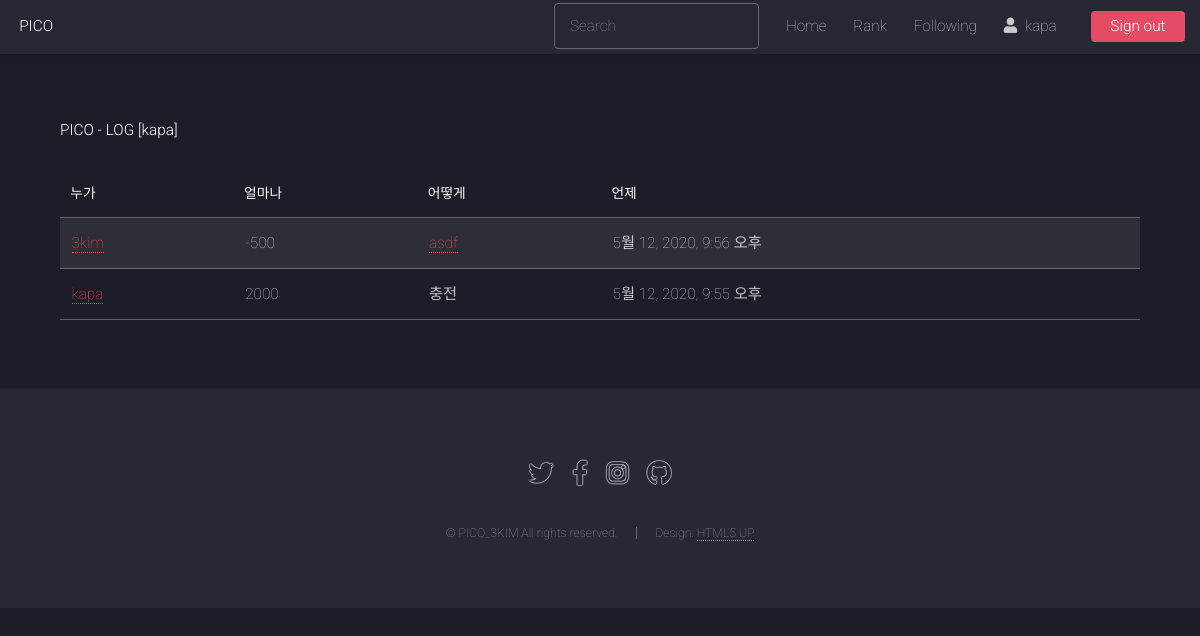
Page /log/user/kapa (signed in) on the earlier database version.
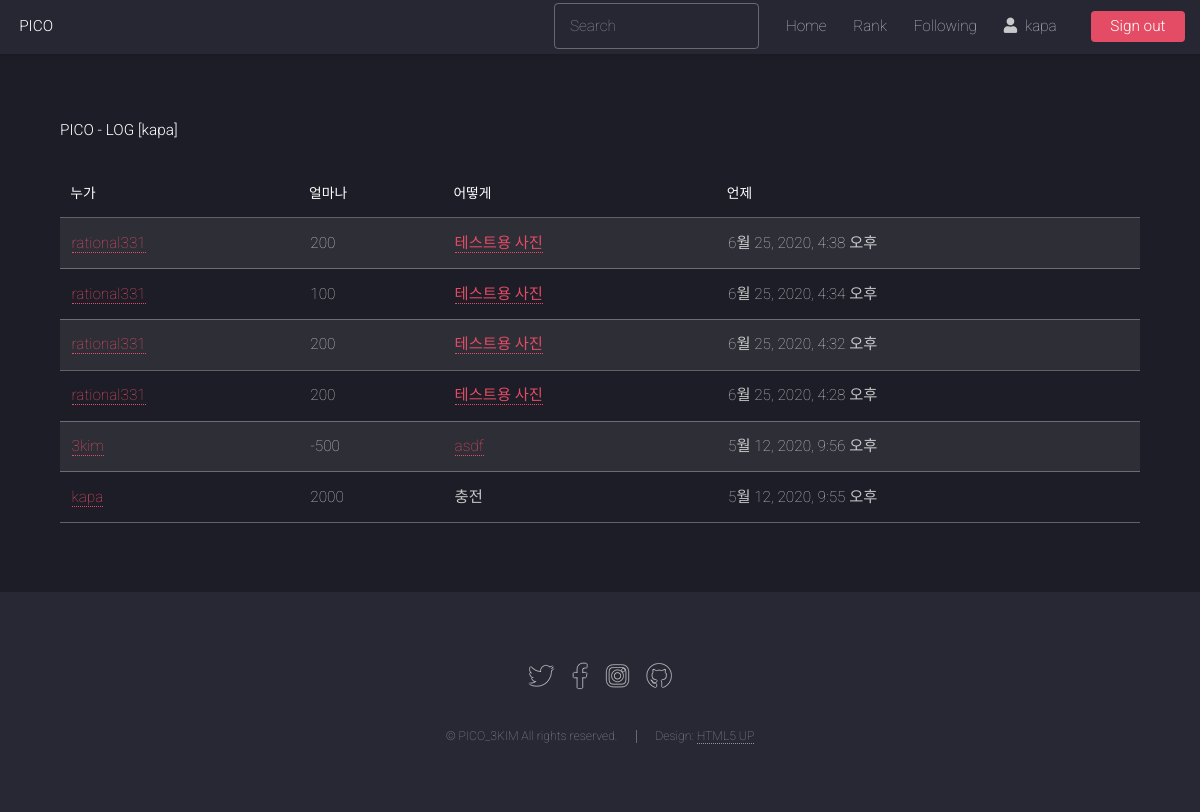
Same page on the later database version.
### core/models.py (models this page shows, shortened)
class ProfilePicoInfoLog(models.Model):
    profile = models.ForeignKey(Profile, on_delete=models.CASCADE, verbose_name='PROFILE')
    donator = models.ForeignKey(User, on_delete=models.DO_NOTHING, verbose_name='DONATOR', null=True)
    PICOIN = models.IntegerField(default=0, verbose_name='PICOIN')
    where = models.ForeignKey(Photo, on_delete=models.PROTECT, verbose_name='WHERE', null=True)
    donate_dt = models.DateTimeField('Donation Datetime', auto_now_add=True, null=True)
    class Meta:
        ordering = ('-donate_dt', )

### photo/models.py (models this page shows, shortened)
class Photo(models.Model):
    title = models.CharField('TITLE', max_length=30)
    description = models.TextField('Photo Description', blank=True)
    tags = TaggableManager(blank=True)
    PICOIN = models.PositiveIntegerField(default=0, verbose_name='PICOIN')
    image = models.ImageField('IMAGE', upload_to='SorlPhoto/%Y')
    upload_dt = models.DateTimeField('Upload Date', auto_now_add=True)
    owner = models.ForeignKey(User, on_delete=models.CASCADE, verbose_name='OWNER', blank=True, null=True)
    def __str__(self):
        return self.title

### core/views.py (the view)
# urls.py: path('log/user/<str:username>', MyPicoLog.as_view(), name='mypicolog'),
class MyPicoLog(LoginRequiredMixin, TemplateView):
    template_name = 'mypicolog.html'
    def get(self, request, username):
        user = None
        try:
            user = User.objects.get(username=username)
        except:
            raise Http404()
        if(request.user.username != username):
            return self.handle_no_permission()
        profile = user.profile
        logging = ProfilePicoInfoLog.objects.filter(profile=profile,)
        return render(request, 'mypicolog.html', {'object_list': logging})

### templates/mypicolog.html (shortened to what this page needs)
{% extends "base.html" %}
{% load widget_tweaks %}
{% block content %}
<h1>PICO - LOG [{{ request.user.username }}]</h1>
<br>
<table class="table table-bordered table-condensed table-striped">
    <thead>
        <tr class="table-primary">
            <th>누가</th>
            <th>얼마나</th>
            <th>어떻게</th>
            <th>언제</th>
        </tr>
    </thead>
    <tbody>
        {% for item in object_list %}
        <tr class="table-secondary">
            <td><a href="{% url 'profile' item.donator.username %}">{{ item.donator }}</a></td>
            <td>{{ item.PICOIN }}</td>
            {% if item.where %}
            <td><a href="{% url 'photo:photo_detail' item.where.id %}">{{ item.where }}</a></td>
            {% else %}
            <td>충전</td>
            {% endif %}
            <td>{{ item.donate_dt }}</td>
        </tr>
        {% endfor %}
    </tbody>
</table>
{% endblock %}

Differences in the rows shown:
added ProfilePicoInfoLog: donator "rational331", PICOIN "200", where "테스트용 사진", donate_dt "6월 25, 2020, 4:38 오후"
added ProfilePicoInfoLog: donator "rational331", PICOIN "100", where "테스트용 사진", donate_dt "6월 25, 2020, 4:34 오후"
added ProfilePicoInfoLog: donator "rational331", PICOIN "200", where "테스트용 사진", donate_dt "6월 25, 2020, 4:32 오후"
added ProfilePicoInfoLog: donator "rational331", PICOIN "200", where "테스트용 사진", donate_dt "6월 25, 2020, 4:28 오후"
